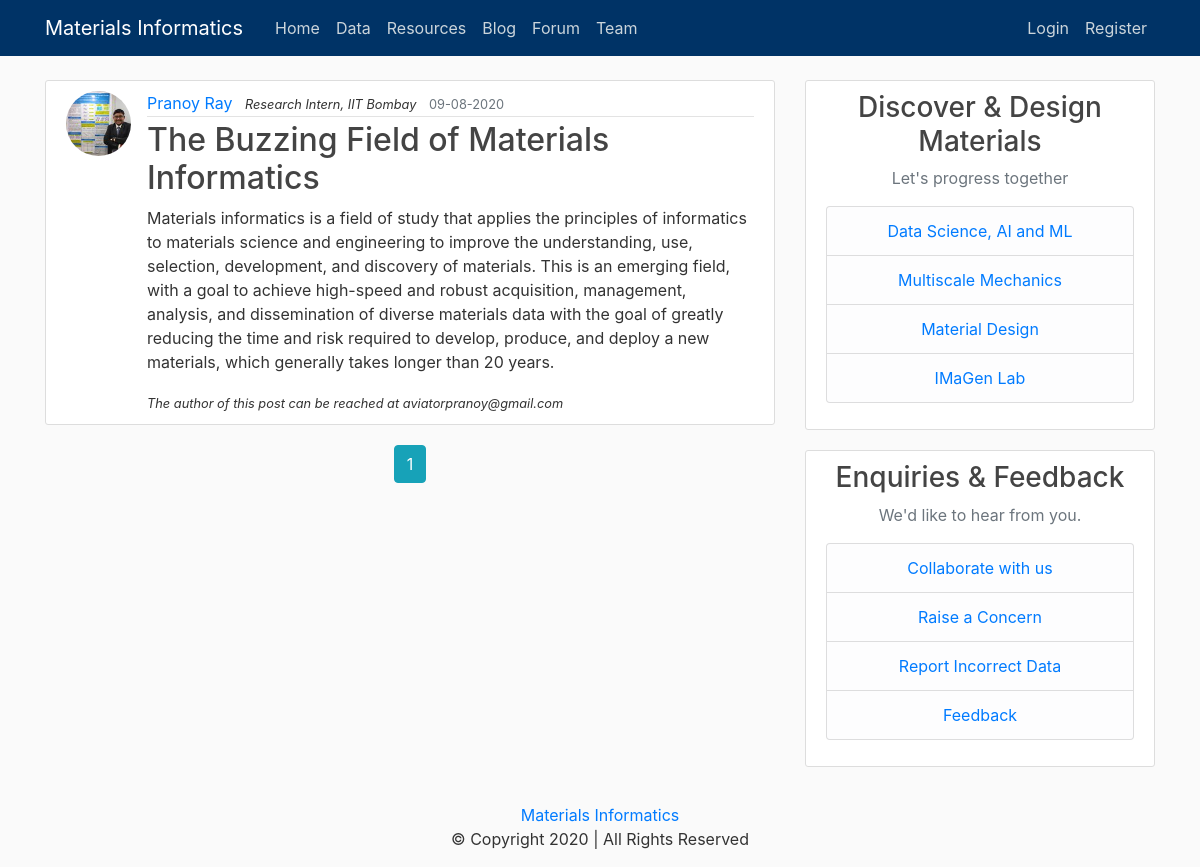
Page /blog on the committed database.
### imagenflask/models.py (models this page shows, shortened)
class Post(db.Model):
    id = db.Column(db.Integer, primary_key=True)
    title = db.Column(db.String(100), nullable=False)
    date_posted = db.Column(db.DateTime, nullable=False, default=datetime.utcnow)
    content = db.Column(db.Text, nullable=False)
    user_id = db.Column(db.Integer, db.ForeignKey('user.id'), nullable=False)

class User(db.Model, UserMixin):
    id = db.Column(db.Integer, primary_key=True, autoincrement=True)
    username = db.Column(db.String(100), unique=False, nullable=False)
    affiliation = db.Column(db.String(100), unique=False, nullable=False)
    email = db.Column(db.String(120), unique=True, nullable=False)
    image_file = db.Column(db.String(20), nullable=False, default='default.jpg')
    password = db.Column(db.String(60), nullable=False)
    posts = db.relationship('Post', backref='author', lazy=True)

### imagenflask/routes.py (the view)
@app.route("/blog")
def blog():
    page = request.args.get('page', 1, type=int)
    posts = Post.query.order_by(Post.date_posted.desc()).paginate(page=page, per_page=10)
    return render_template("blog.html", posts=posts, title='Blog')

### imagenflask/templates/blog.html
{% extends "layout.html" %}
{% block content %}
    {% for post in posts.items %}
        <article class="media content-section">
          <img class="rounded-circle article-img" src="{{ url_for('static', filename='profile_pics/' + post.author.image_file) }}">
          <div class="media-body">
            <div class="article-metadata">
              <a class="mr-2" href="{{ url_for('user_posts', username=post.author.username) }}">{{ post.author.username }}</a>
              <small><em class="mr-2" href="{{ url_for('user_posts', username=post.author.username) }}">{{ post.author.affiliation }}</em></small>
              <small class="text-muted">{{ post.date_posted.strftime('%d-%m-%Y') }}</small>
            </div>
            <h2><a class="article-title" href="{{ url_for('post', post_id=post.id) }}">{{ post.title }}</a></h2>
            <p class="article-content">{{ post.content }}</p>
            <em>
              <small>The author of this post can be reached at {{ post.author.email }}</small>
            </em>
          </div>
        </article>
    {% endfor %}
    <center>
    {% for page_num in posts.iter_pages(left_edge=1, right_edge=1, left_current=1, right_current=2) %}
      {% if page_num %}
        {% if posts.page == page_num %}
          <a class="btn btn-info mb-4" href="{{ url_for('home', page=page_num) }}">{{ page_num }}</a>
        {% else %}
          <a class="btn btn-outline-info mb-4" href="{{ url_for('home', page=page_num) }}">{{ page_num }}</a>
        {% endif %}
      {% else %}
        ...
      {% endif %}
    {% endfor %}
  </center>
{% endblock content %}

### imagenflask/templates/layout.html (shortened to what this page needs)
<!DOCTYPE html>
<html>
<head>
    <link rel="stylesheet" href="https://maxcdn.bootstrapcdn.com/bootstrap/4.0.0/css/bootstrap.min.css">
    <link rel="stylesheet" type="text/css" href="{{ url_for('static', filename='main.css') }}">
    <link href="https://cdnjs.cloudflare.com/ajax/libs/sweetalert/1.1.3/sweetalert.css" rel="stylesheet" />
    <link rel="stylesheet" href="{{ url_for('static', filename='pt.css') }}"/>
</head>
<body>
    <header class="site-header">
      <nav class="navbar navbar-expand-md navbar-dark bg-steel fixed-top">
        <div class="container">
          <a class="navbar-brand mr-4" href="/">Materials Informatics</a>
          <div class="collapse navbar-collapse" id="navbarToggle">
            <div class="navbar-nav mr-auto">
              <a class="nav-item nav-link" href="{{ url_for('home') }}">Home</a>
              <a class="nav-item nav-link" href="{{ url_for('data') }}">Data</a>
              <a class="nav-item nav-link" href="{{ url_for('res') }}">Resources</a>
              <a class="nav-item nav-link" href="{{ url_for('blog') }}">Blog</a>
              <a class="nav-item nav-link" href="{{ url_for('forum') }}">Forum</a>
              <a class="nav-item nav-link" href="{{ url_for('team') }}">Team</a>
            </div>
            <div class="navbar-nav">
              {% if current_user.is_authenticated %}
                <a class="nav-item nav-link" href="{{ url_for('new_post') }}">New Post</a>
                <a class="nav-item nav-link" href="{{ url_for('account') }}">Account</a>
                <a class="nav-item nav-link" href="{{ url_for('logout') }}">Logout</a>
              {% else %}
                <a class="nav-item nav-link" href="{{ url_for('login') }}">Login</a>
                <a class="nav-item nav-link" href="{{ url_for('register') }}">Register</a>
              {% endif %}
            </div>
          </div>
        </div>
      </nav>
    </header>
     <main role="main" class="container">
      <div class="row">
        <div class="col-md-8">
          {% block content %}{% endblock %}
        </div>
        <div class="col-md-4">
          <div class="content-section">
            <center><h3>Discover & Design Materials</h3></center>
            <center><p class='text-muted'>Let's progress together
              <ul class="list-group">
              <li class="list-group-item list-group-item-light"><a href="">Data Science, AI and ML</a></li>
              <li class="list-group-item list-group-item-light"><a href="">Multiscale Mechanics</a></li>
              <li class="list-group-item list-group-item-light"><a href="">Material Design</a></li>
              <li class="list-group-item list-group-item-light"><a href="https://www.me.iitb.ac.in/~alankar/">IMaGen Lab</a></li>
            </ul>
            </p>
          </center>
          </div>
          <div class="content-section">
            <center><h3>Enquiries & Feedback</h3></center>
            <center><p class='text-muted'>We'd like to  hear from you.
              <ul class="list-group">
              <li class="list-group-item list-group-item-light"><a href="">Collaborate with us</a></li>
              <li class="list-group-item list-group-item-light"><a href="">Raise a Concern</a></li>
              <li class="list-group-item list-group-item-light"><a href="">Report Incorrect Data</a></li>
              <li class="list-group-item list-group-item-light"><a href="">Feedback</a></li>
            </ul>
            </p>
          </center>
          </div>
        </div>
      </div>
    </main>
    <div class="footer">
	   <p><center><a href="{{ url_for('home') }}">Materials Informatics</a><br>© Copyright 2020 | All Rights Reserved</center></p>
	</div>
</body>
</html>

### imagenflask/static/main.css (style rules this page uses)
body { background: #fafafa; color: #333333; margin-top: 5rem; }
img { border-radius: 50%; }
h1, h2, h3, h4, h5, h6 { color: #444444; }
.bg-steel { background-color: #003366; }
.site-header .navbar-nav .nav-link { color: #cbd5db; }
.content-section { background: #ffffff; padding: 10px 20px; border: 1px solid #dddddd; border-radius: 3px; margin-bottom: 20px; }
.article-title { color: #444444; }
.article-content { white-space: pre-line; }
.article-img { height: 65px; width: 65px; margin-right: 16px; }
.article-metadata { padding-bottom: 1px; margin-bottom: 4px; border-bottom: 1px solid #e3e3e3 }

### rows in the picture
Post: image_file (picture), author.username "Pranoy Ray", author.affiliation "Research Intern, IIT Bombay", date_posted "09-08-2020", title "The Buzzing Field of Materials Informatics", content "Materials informatics is a field of study that applies the principles of informatics to materials science and engineering to improve the understanding, use, selection, development, and discovery of materials. This is an emerging field, with a goal to achieve high-speed and robust acquisition, management, analysis, and dissemination of diverse materials data with the goal of greatly reducing the time and risk required to develop, produce, and deploy a new materials, which generally takes longer than 20 years.", author.email "aviatorpranoy@gmail.com"

### other values in the picture
{{ page_num }} "1"
